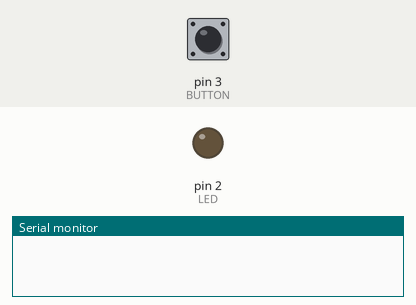
Simulated run of this sketch. Board: Arduino Uno, built with avr-gcc and run on an emulated ATmega328P. Parts: output pins drawn as LEDs (lit = HIGH), the last lines printed to the serial monitor. The test bench sets the inputs (shaded band); at power-on: pin 3 (BUTTON) HIGH.

Above: at 1.2 s.
1.3 s: pin 3 (BUTTON) pulled LOW for 0.15 s
At 5.9 s:
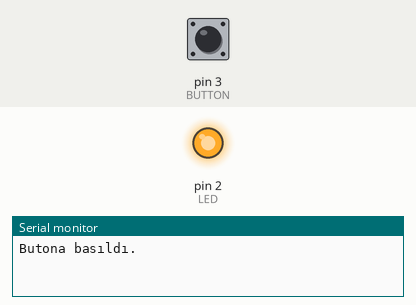
Timing chart, 0 to 11.5 s (numbered marks = the images above; inputs shaded):
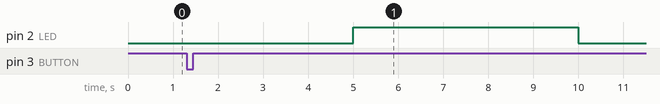

The sketch:

Delay_Kullanmadan_Bekleme_Islemi_Yapmak.ino
```cpp
#define BUTTON 3
#define LED 2

bool state;
bool ledDurum = LOW;

int beklemeSuresi = 5000;

unsigned long simdikiZaman = 0;
unsigned long eskiZaman = 0;

void setup() {

  pinMode(BUTTON, INPUT_PULLUP);
  pinMode(LED, OUTPUT);

  Serial.begin(9600);
}

void loop() {

  state = digitalRead(BUTTON);
  if (state == 0) {
    Serial.println("Butona basıldı.");
    while (digitalRead(BUTTON) == 0)
      ;
  }

  simdikiZaman = millis();
  if (simdikiZaman - eskiZaman > beklemeSuresi) {
    eskiZaman = simdikiZaman;
    if (ledDurum == LOW)
      ledDurum = HIGH;
    else
      ledDurum = LOW;

    digitalWrite(LED, ledDurum);
  }
}
```
